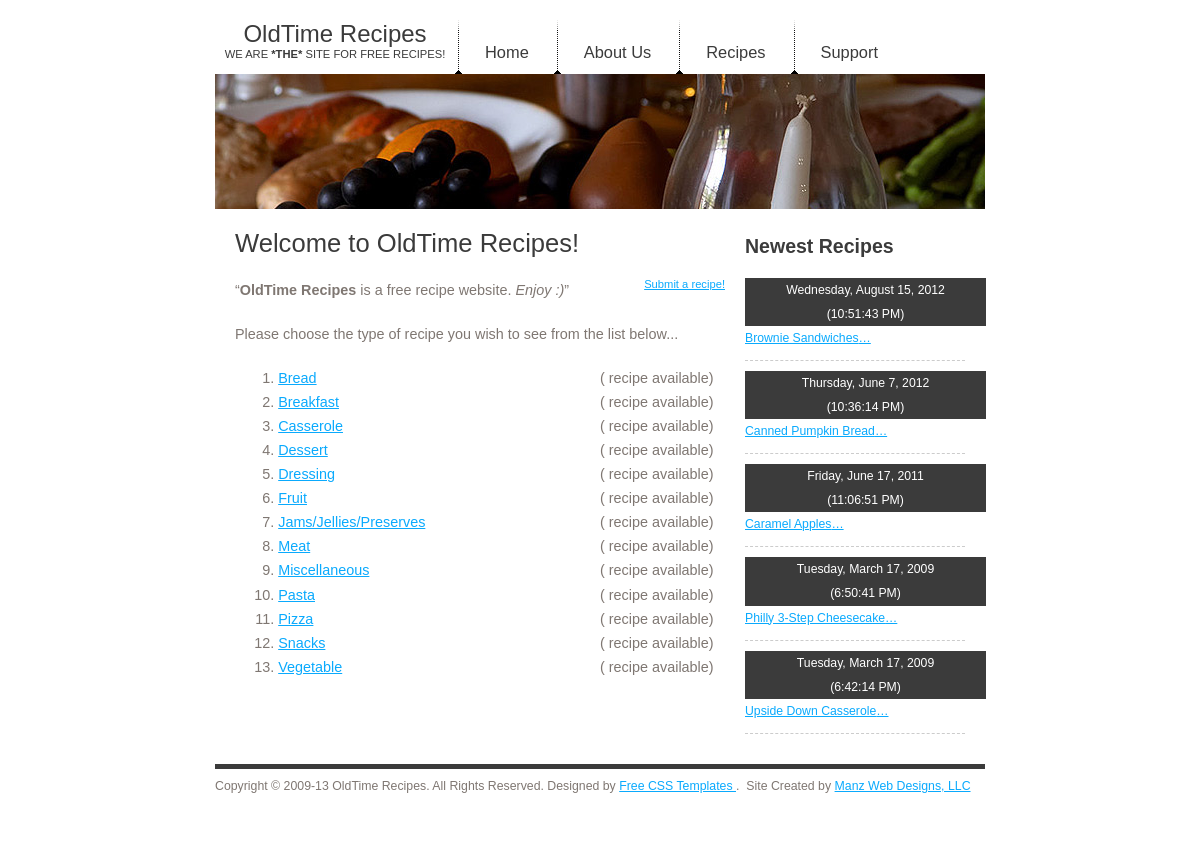
The page / on the database its author committed.
### tables this page shows
CREATE TABLE IF NOT EXISTS `type` (
  `type_id` int(3) NOT NULL COMMENT 'Internal ID number for the record',
  `type_desc` varchar(50) NOT NULL COMMENT 'Recipe Type Description',
  PRIMARY KEY (`type_id`),
  UNIQUE KEY `type_desc` (`type_desc`)
);

CREATE TABLE IF NOT EXISTS `recipes` (
  `id` int(9) NOT NULL AUTO_INCREMENT COMMENT 'Recipe ID',
  `name` varchar(75) NOT NULL COMMENT 'Recipe Name',
  `type` int(3) NOT NULL,
  `ingredients` text NOT NULL COMMENT 'Ingredient Section',
  `directions` longtext NOT NULL COMMENT 'Recipe Directions',
  `notes` text COMMENT 'Recipe Notes',
  `nutrition_info` text COMMENT 'Nutrition Information',
  `recipe_source` int(5) NOT NULL COMMENT 'Recipe source ID (FK to source table)',
  `date` datetime NOT NULL COMMENT 'Recipe Add date',
  PRIMARY KEY (`id`),
  UNIQUE KEY `name` (`name`),
  KEY `recipe_source` (`recipe_source`)
);

### index.php (the view, shortened to what this page needs)
<!DOCTYPE html PUBLIC "-//W3C//DTD XHTML 1.0 Transitional//EN" "http://www.w3.org/TR/xhtml1/DTD/xhtml1-transitional.dtd">
<html xmlns="http://www.w3.org/1999/xhtml">
<?php include 'head.php' ?>
<div id="splash"></div>
<div id="page">
  <div id="content">
    <h1>Welcome to OldTime Recipes!</h1><span style="float: right; font-size: 70%;"><a href="./submit.php" target="_blank">Submit a recipe!</a></span>
    <blockquote>
      <p>&#8220;<strong>OldTime Recipes</strong> is a free recipe website. <em>Enjoy :)</em>&#8221;</p>
    </blockquote>
    <p>Please choose the type of recipe you wish to see from the list below...</p>
    <ol>
    <?php
        $sql = "SELECT * FROM type;";
        $type_res = $db->query($sql);
        while ($row = $type_res->fetch(PDO::FETCH_ASSOC)) {
            $type_id = $row['type_id'];
            $type_name = $row['type_desc'];
			$sql = "SELECT count(id) as count FROM recipes where type = '" . $type_id . "';";
            $recipe_res = $db->query($sql);
            $recipe_count = $recipe_res->fetch(PDO::FETCH_ASSOC);
			$recipe_count = $recipe_count['count'] . ($recipe_count['count'] === 1) ? ' recipe' : ' recipes';
    ?>
      <li><a href="./recipe.php?type_id=<?php echo $type_id; ?>"><?php echo $type_name; ?></a><span style="position: absolute; left: 50%;" ><?php echo ' (' . $recipe_count . ' available)'; ?></span></li>
    <?php
        }
    ?>
    </ol>
  </div>
  <?php
    include 'sidebar.php';
  ?>
</div>
<?php include 'footer.php' ?>
</body>
</html>

### head.php (shortened to what this page needs)
<head>
    <link href="/css/default.css" rel="stylesheet" type="text/css"/>
</head>
<body>
<div id="header">
    <div id="logo">
        <div id="logoh1"><a href="./">OldTime Recipes</a></div>
        <div id="logoh2">We are <strong>*the*</strong> site for free recipes!</div>
    </div>
    <div id="menu">
        <ul>
            <li><a href="./">Home</a></li>
            <li><a href="./about.php">About Us</a></li>
            <li><a href="./recipe.php?type_id=All">Recipes</a></li>
            <li><a href="./support.php">Support</a></li>
        </ul>
    </div>
</div>

### sidebar.php (shortened to what this page needs)
<div id="sidebar">
    <h2>Newest Recipes</h2>
    <ul>
    <?php
        $sql = "SELECT id, name, date FROM recipes ORDER BY date DESC LIMIT 0,5;";
        $recipe_res = $db->query($sql);
        while ($row = $recipe_res->fetch(PDO::FETCH_ASSOC)) {
            $datetime = new DateTime($row['date']);
            $recipe_id = $row['id'] . '_s';
            $recipe_name = $row['name'];
            $link = '<a href="#" class="toggle_link" id="toggle_link'. $recipe_id . '" rel="toggle_link'. $row['id'] . '">' . $recipe_name . '&#8230;' . '</a>';
    ?>
    <li>
        <h3><?php echo $datetime->format('l, F j, Y') . '<br />(' . $datetime->format('g:i:s A') . ')'; ?></h3>
        <?php
            echo $link;
        ?>
    </li>
    <?php
        }
    ?>
    </ul>
</div>

### footer.php (shortened to what this page needs)
<div id="footer">
	<p id="legal">
		Copyright &copy; 2009-<?php echo date('y'); ?> OldTime Recipes.
		All Rights Reserved. Designed by
		<a target="_blank"
		   href="http://www.freecsstemplates.org/">
			 Free CSS Templates
		</a>. &nbsp;Site Created by
		<a href="http://www.manzwebdesigns.com"
		   title="Created by Manz Web Designs, LLC" target="_blank">
			  Manz Web Designs, LLC
		</a>
  </p>
</div>

### css/default.css (style rules this page uses)
* { margin: 0; padding: 0; }
body { margin: 20px 0; background: #FFFFFF; font-family: "Trebuchet MS", Arial, Helvetica, sans-serif; font-size: 16px; color: #7F7772; }
h1, h2, h3, div#logoh1, div#logoh2 { font-weight: normal; color: #3B3B3B; }
h1, div#logoh1 { font-size: 182%; }
h2 { font-size: 122%; }
div#logoh2 { font-size: 70%; }
h3 { font-size: 100%; }
p, ul, ol { margin-bottom: 20px; line-height: 167%; font-size: 90%; }
a:link { color: #0AAAFD; }
#header { width: 770px; height: 54px; margin: 0 auto; }
#logo { float: left; width: 240px; }
#logoh1 { padding-top: 0; text-align: center; }
#logoh1 a { font-weight: normal; font-size: 24px; color: #3B3B3B; }
#logoh2 { text-align: center; text-transform: uppercase; font-size: 10px; }
#logo a { text-decoration: none; }
#menu { float: left; width: 530px; }
#menu ul { margin: 0; padding: 0; list-style: none; }
#menu li { display: inline; }
#menu a { display: block; float: left; height: 35px; background: url(../images/img1.gif) no-repeat; text-decoration: none; font-size: 114%; color: #3B3B3B; padding: 20px 25px 0 30px; }
#splash { width: 770px; height: 135px; margin: 0 auto; background: url(../images/img3.jpg) no-repeat; }
#page { width: 770px; margin: 0 auto; }
#page h1, #page h2 { margin-bottom: 20px; }
#page h1 { font-size: 160%; }
#content { float: left; width: 490px; padding: 20px; }
#content ol, #content ul { margin-left: 3em; }
#sidebar { float: left; width: 220px; padding: 20px 0 20px; }
#sidebar a, h3 { font-size: 85%; }
#sidebar h2 { padding-top: 6px; font-weight: bold; }
#sidebar ul { margin: 0; padding: 0; list-style: none; }
#sidebar li { margin: 0 0 10px 0; padding: 0 0 10px 0; border-bottom: 1px dashed #CCCCCC; }
#sidebar h3 { height: 100%; width: 105%; padding: 0 5px; margin: 0; background-color: #3B3B3B; color: #FFFFFF; text-align: center; }
#footer { clear: both; width: 770px; height: 50px; margin: 0 auto; padding-top: 10px; border-top: 5px solid #3B3B3B; }
#footer p { margin: 0; padding: 0; line-height: normal; font-size: 77%; }
#legal { float: left; padding-bottom: 12px; }

### rows shown on the page
type: type_desc "Bread", recipe_count "recipe"
type: type_desc "Breakfast", recipe_count "recipe"
type: type_desc "Casserole", recipe_count "recipe"
type: type_desc "Dessert", recipe_count "recipe"
type: type_desc "Dressing", recipe_count "recipe"
type: type_desc "Fruit", recipe_count "recipe"
type: type_desc "Jams/Jellies/Preserves", recipe_count "recipe"
type: type_desc "Meat", recipe_count "recipe"
type: type_desc "Miscellaneous", recipe_count "recipe"
type: type_desc "Pasta", recipe_count "recipe"
type: type_desc "Pizza", recipe_count "recipe"
type: type_desc "Snacks", recipe_count "recipe"
type: type_desc "Vegetable", recipe_count "recipe"
recipes: date "Wednesday, August 15, 2012", date "10:51:43 PM", name "Brownie Sandwiches"
recipes: date "Thursday, June 7, 2012", date "10:36:14 PM", name "Canned Pumpkin Bread"
recipes: date "Friday, June 17, 2011", date "11:06:51 PM", name "Caramel Apples"
recipes: date "Tuesday, March 17, 2009", date "6:50:41 PM", name "Philly 3-Step Cheesecake"
recipes: date "Tuesday, March 17, 2009", date "6:42:14 PM", name "Upside Down Casserole"
